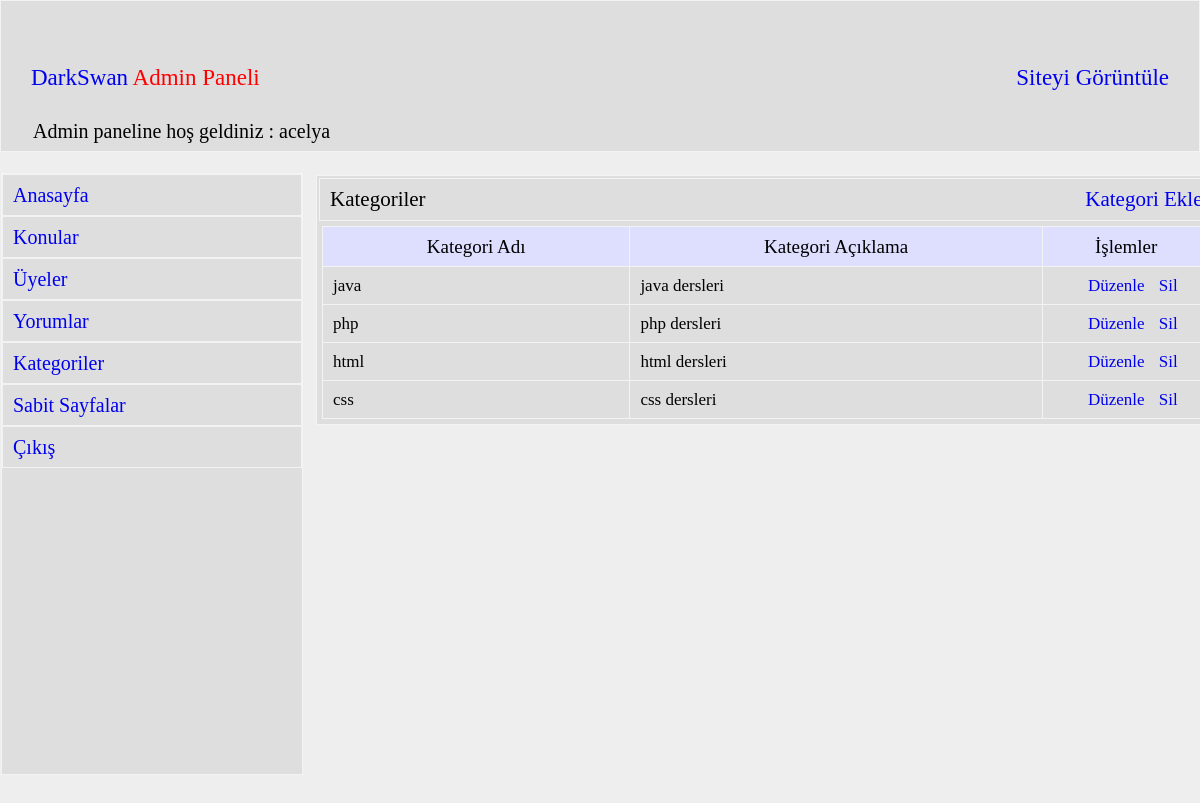
The app's page /admin/?do=kategoriler (signed in) with its own data.
### tables this page shows
CREATE TABLE `kategoriler` (
  `kategori_id` int(11) NOT NULL,
  `kategori_adi` varchar(200) NOT NULL,
  `kategori_aciklama` varchar(500) NOT NULL
);

### admin/kategoriler.php (the view)
<?php
$v = $db->prepare("select * from kategoriler order by kategori_id desc limit 20");
$v->execute(array());
$k = $v->fetchALL(PDO::FETCH_ASSOC);
$x = $v->rowCount();
?>
<div class="admin-icerik-sag">
			<h2>Kategoriler <span style="float:right;"><a href="./?do=kategori_ekle">Kategori Ekle</a></span></h2>
			<div class="konular">
			<table cellspacing="0" cellpadding="0">
			<thead>
			<tr>
			<th width="500">Kategori Adı</th> <th width="700">Kategori Açıklama</th>
			<th width="200">İşlemler</th>
			</tr>
			</thead>
			<?php
			 if($x){
                foreach($k as $m){
					?>
					<tbody>
					<tr>
					<td><?php echo $m["kategori_adi"];?></td> <td><?php echo $m["kategori_aciklama"];?></td>
					<td><span style="margin-left:35px;">
					<a href="./?do=kategori_duzenle&id=<?php echo $m["kategori_id"];?>">Düzenle</a></span> <span style="margin-left:10px;"><a onclick="return confirm('Kategoriyi silmek istediğinize emin misiniz..')" href="./?do=kategori_sil&id=<?php echo $m["kategori_id"];?>">Sil</a></span></td>
					</tr>
					</tbody>
					<?php
				}
			 }
			 else {
				echo '<tr><td colspan="5"><div class="hata">Henuz hiç kategoriler
				eklenmemis...</div></td></tr>';
			 }
			?>
			</table>
			</div>
			</div>

### css/admin.css (style rules this page uses)
.admin-header h2 { margin: 65px 0px 0px 30px; font-size: 23px; }
.admin-icerik-sag { position: relative; left: 315px; top: -600px; border: 1px solid #f2f4f4; width: 75%; min-height: 200px; background: #dedede; margin-bottom: 20px; }
.admin-icerik-sag h2 { border: 1px solid #f2f4f4; padding: 10px; margin: 2px; font-size: 21px; background: #dedede; }
.konular th { border: 1px solid #f2f4f4; padding: 10px; font-size: 19px; background: #dedeff; }
.konular { margin: 5px; background: #dedede; }
.konular td { border: 1px solid #f2f4f4; padding: 10px; font-size: 17px; }

### records on screen
kategoriler: kategori_adi "java", kategori_aciklama "java dersleri"
kategoriler: kategori_adi "php", kategori_aciklama "php dersleri"
kategoriler: kategori_adi "html", kategori_aciklama "html dersleri"
kategoriler: kategori_adi "css", kategori_aciklama "css dersleri"

### other values on screen
$_SESSION["uye"] "acelya"
